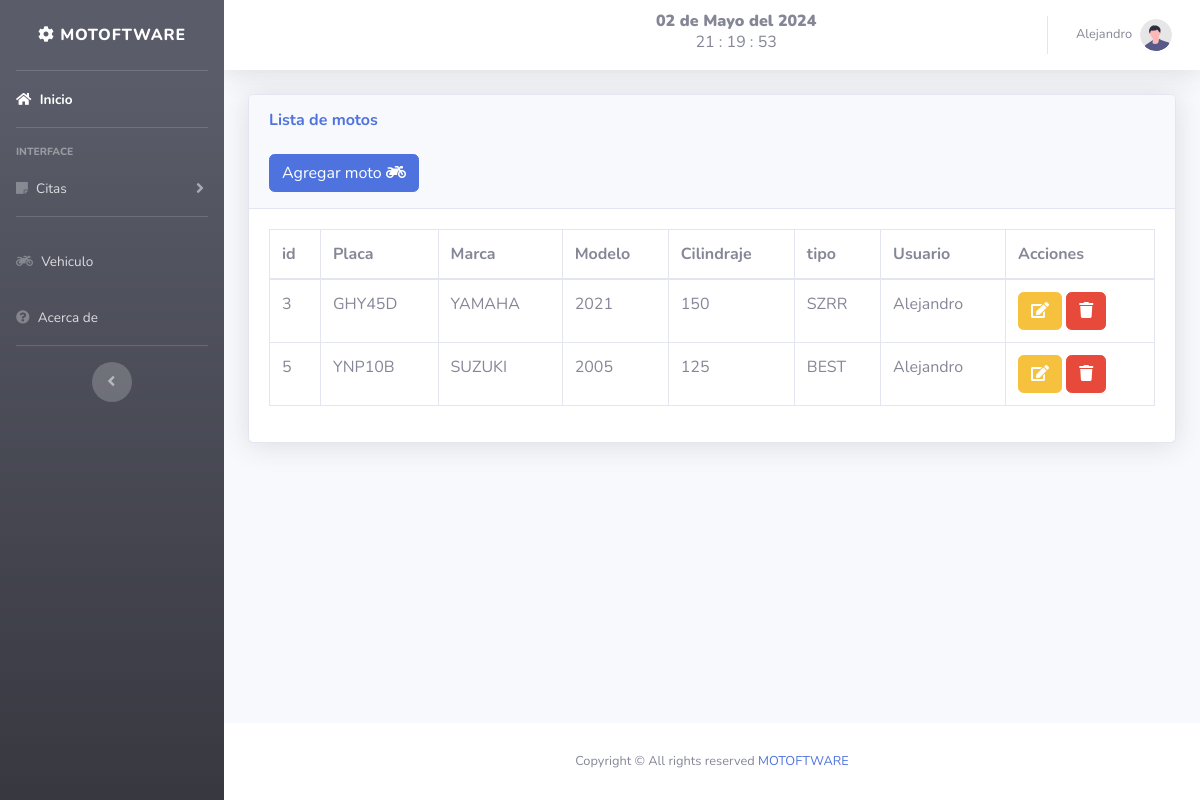
The app's page /views/moto.php (signed in) with its own data.
### tables this page shows
CREATE TABLE `moto` (
  `id` int(11) NOT NULL,
  `placa` varchar(45) DEFAULT NULL,
  `marca` varchar(45) NOT NULL,
  `modelo` year(4) NOT NULL,
  `cilindraje` int(11) NOT NULL,
  `tipo` varchar(45) NOT NULL,
  `id_user` int(11) NOT NULL
);

CREATE TABLE `user` (
  `id` int(11) NOT NULL,
  `nombre` varchar(50) NOT NULL,
  `correo` varchar(50) NOT NULL,
  `telefono` bigint(15) NOT NULL,
  `password` varchar(50) NOT NULL,
  `foto` text NOT NULL,
  `fecha` timestamp NOT NULL DEFAULT CURRENT_TIMESTAMP,
  `rol` int(11) NOT NULL
);

### views/moto.php (the view, shortened to what this page needs)
<?php
$id_us = $_SESSION['id'];
?>
<!DOCTYPE html>
<html lang="en">
    <head>
    </head>
    <?php include "../includes/header.php"; ?>
    <body id="page-top">
        <div class="container-fluid">
            <?php
                if( $actualsesion == 3){
            ?>
            <div class="card shadow mb-4">
                <div class="card-header py-3">
                    <h6 class="m-0 font-weight-bold text-primary">Lista de motos</h6>
                    <br>
                    <button type="button" class="btn btn-primary" data-toggle="modal" data-target="#moto">
                        <span class="glyphicon glyphicon-plus"></span> Agregar moto <i class="fas fa-motorcycle" aria-hidden="true"></i> </a></button>
                </div>
                <div class="card-body">
                    <div class="table-responsive">
                        <table class="table table-bordered" id="dataTable" width="100%" cellspacing="0">
                            <thead>
                                <tr>
                                    <th>id</th>
                                    <th>Placa</th>
                                    <th>Marca</th>
                                    <th>Modelo</th>
                                    <th>Cilindraje</th>
                                    <th>tipo</th>
                                    <th>Usuario</th>
                                    <th>Acciones</th>
                                </tr>
                            </thead>
                            <?php
                            include "../includes/db.php";
                            $result = mysqli_query($conexion, "SELECT m.id, m.placa, m.marca, m.modelo, m.cilindraje, m.tipo, u.nombre FROM moto m
                            INNER JOIN user u ON m.id_user = u.id WHERE u.id = $id_us");
                            while ($fila = mysqli_fetch_assoc($result)) :
                            ?>
                                <tr>
                                    <td><?php echo $fila['id']; ?></td>
                                    <td><?php echo $fila['placa']; ?></td>
                                    <td><?php echo $fila['marca']; ?></td>
                                    <td><?php echo $fila['modelo']; ?></td>
                                    <td><?php echo $fila['cilindraje']; ?></td>
                                    <td><?php echo $fila['tipo']; ?></td>
                                    <td><?php echo $fila['nombre']; ?></td>
                                    <td>
                                        <a class="btn btn-warning" href="../includes/editar_moto.php?id=<?php echo $fila['id'] ?> ">
                                            <i class="fa fa-edit "></i> </a>
                                        <a href="../includes/eliminar_moto.php?id=<?php echo $fila['id'] ?> " class="btn btn-danger btn-del">
                                            <i class="fa fa-trash "></i></a></button>
                                    </td>
                                </tr>
                            <?php endwhile; ?>
                        </table>
                    </div>
                </div>
            </div>
            <?php
                };
            ?>
        </div>
        <?php include "../includes/footer.php"; ?>
    </body>
</html>

### records on screen
moto: id "3", placa "GHY45D", marca "YAMAHA", modelo "2021", cilindraje "150", tipo "SZRR", id_user.nombre "Alejandro"
moto: id "5", placa "YNP10B", marca "SUZUKI", modelo "2005", cilindraje "125", tipo "BEST", id_user.nombre "Alejandro"

### other values on screen
fecha() "02 de Mayo del 2024"
$_SESSION['nombre'] "Alejandro"
